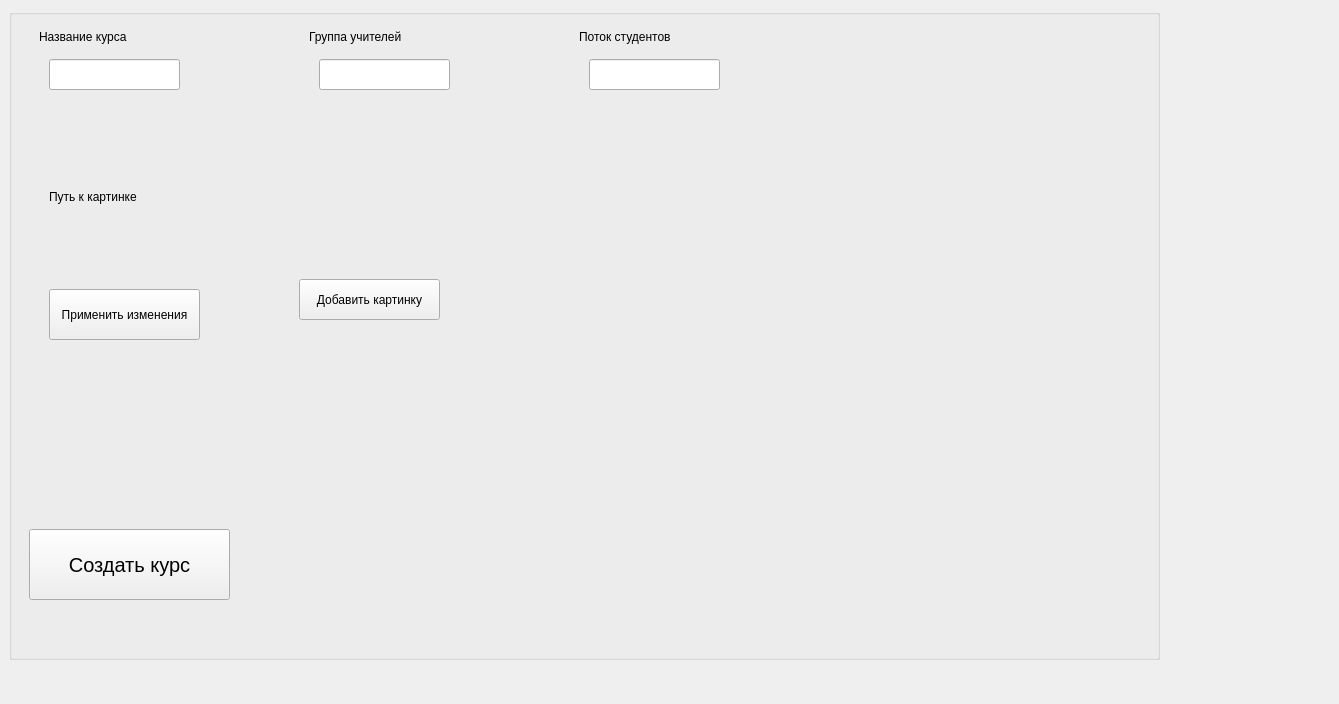
<?xml version="1.0" encoding="UTF-8"?>
<ui version="4.0">
 <class>CourseAdder</class>
 <widget class="QWidget" name="CourseAdder">
  <property name="geometry">
   <rect>
    <x>0</x>
    <y>0</y>
    <width>1339</width>
    <height>704</height>
   </rect>
  </property>
  <property name="windowTitle">
   <string>Form</string>
  </property>
  <widget class="QGroupBox" name="groupBox">
   <property name="geometry">
    <rect>
     <x>9</x>
     <y>9</y>
     <width>1151</width>
     <height>651</height>
    </rect>
   </property>
   <property name="title">
    <string/>
   </property>
   <widget class="QLineEdit" name="CourseName">
    <property name="geometry">
     <rect>
      <x>40</x>
      <y>50</y>
      <width>131</width>
      <height>31</height>
     </rect>
    </property>
    <property name="inputMask">
     <string/>
    </property>
    <property name="text">
     <string/>
    </property>
   </widget>
   <widget class="QLineEdit" name="GroupTeachers">
    <property name="geometry">
     <rect>
      <x>310</x>
      <y>50</y>
      <width>131</width>
      <height>31</height>
     </rect>
    </property>
    <property name="text">
     <string/>
    </property>
   </widget>
   <widget class="QLineEdit" name="PotokStudents">
    <property name="geometry">
     <rect>
      <x>580</x>
      <y>50</y>
      <width>131</width>
      <height>31</height>
     </rect>
    </property>
    <property name="text">
     <string/>
    </property>
   </widget>
   <widget class="QLabel" name="TeachersError">
    <property name="geometry">
     <rect>
      <x>310</x>
      <y>110</y>
      <width>201</width>
      <height>41</height>
     </rect>
    </property>
    <property name="styleSheet">
     <string notr="true">color: rgb(255, 0, 0);</string>
    </property>
    <property name="text">
     <string/>
    </property>
   </widget>
   <widget class="QLabel" name="StudentsError">
    <property name="geometry">
     <rect>
      <x>580</x>
      <y>110</y>
      <width>211</width>
      <height>21</height>
     </rect>
    </property>
    <property name="styleSheet">
     <string notr="true">color: rgb(255, 0, 0);</string>
    </property>
    <property name="text">
     <string/>
    </property>
   </widget>
   <widget class="QWidget" name="verticalLayoutWidget">
    <property name="geometry">
     <rect>
      <x>279</x>
      <y>329</y>
      <width>441</width>
      <height>271</height>
     </rect>
    </property>
    <layout class="QVBoxLayout" name="verticalLayout"/>
   </widget>
   <widget class="QPushButton" name="Apply">
    <property name="geometry">
     <rect>
      <x>40</x>
      <y>280</y>
      <width>151</width>
      <height>51</height>
     </rect>
    </property>
    <property name="text">
     <string>Применить изменения</string>
    </property>
   </widget>
   <widget class="QLabel" name="label">
    <property name="geometry">
     <rect>
      <x>40</x>
      <y>180</y>
      <width>161</width>
      <height>16</height>
     </rect>
    </property>
    <property name="text">
     <string>Путь к картинке</string>
    </property>
   </widget>
   <widget class="QLabel" name="label_3">
    <property name="geometry">
     <rect>
      <x>30</x>
      <y>20</y>
      <width>161</width>
      <height>16</height>
     </rect>
    </property>
    <property name="text">
     <string>Название курса</string>
    </property>
   </widget>
   <widget class="QLabel" name="label_4">
    <property name="geometry">
     <rect>
      <x>300</x>
      <y>20</y>
      <width>161</width>
      <height>16</height>
     </rect>
    </property>
    <property name="text">
     <string>Группа учителей</string>
    </property>
   </widget>
   <widget class="QLabel" name="label_5">
    <property name="geometry">
     <rect>
      <x>570</x>
      <y>20</y>
      <width>161</width>
      <height>16</height>
     </rect>
    </property>
    <property name="text">
     <string>Поток студентов</string>
    </property>
   </widget>
   <widget class="QPushButton" name="FoundIMG">
    <property name="geometry">
     <rect>
      <x>290</x>
      <y>270</y>
      <width>141</width>
      <height>41</height>
     </rect>
    </property>
    <property name="text">
     <string>Добавить картинку</string>
    </property>
   </widget>
   <widget class="QPushButton" name="CreateCourse">
    <property name="geometry">
     <rect>
      <x>20</x>
      <y>520</y>
      <width>201</width>
      <height>71</height>
     </rect>
    </property>
    <property name="font">
     <font>
      <pointsize>15</pointsize>
     </font>
    </property>
    <property name="text">
     <string>Создать курс</string>
    </property>
   </widget>
   <widget class="QLabel" name="ImgPath">
    <property name="geometry">
     <rect>
      <x>20</x>
      <y>225</y>
      <width>671</width>
      <height>31</height>
     </rect>
    </property>
    <property name="text">
     <string/>
    </property>
   </widget>
  </widget>
 </widget>
 <resources/>
 <connections/>
</ui>
